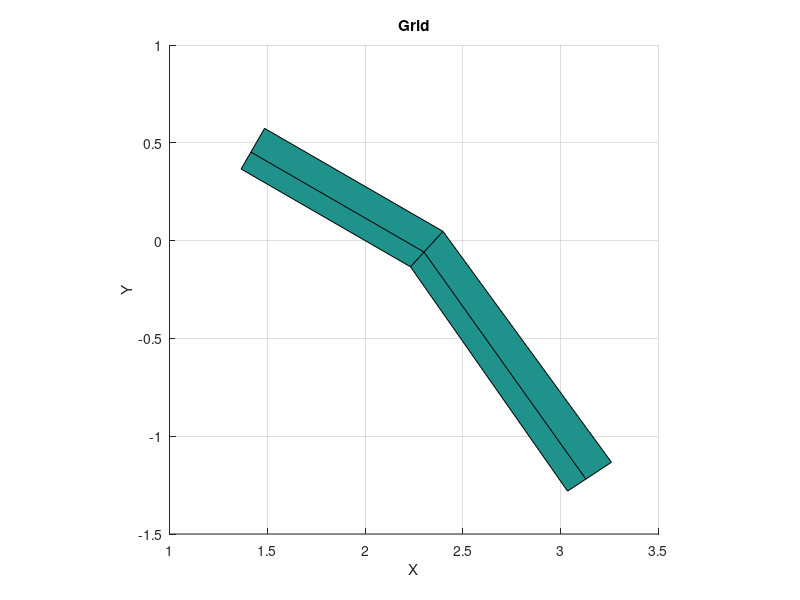

Source code (MATLAB): (Note: this script raises an error after producing the figure.)
clear all

%%%%%%%%%%%%%%%%%%%%%%%%%%%%%%%%%%%%%%%%%%%%%%%%%%%%%%%%%%
% Set up computational space and transformation matrices %
scale = 1.0; % NOTE: initial testing showed a scale near unity was best
xsi = [-1.;0.;1.;-1.;0.;1.;-1.;0.;1.];
eta = [-1.;-1.;-1.;0.;0.;0.;1.;1.;1.];
xsi = xsi*scale;  
eta = eta*scale;



%%%%%%%%%%%%%%%%%%%%%%%%%%%%%%%%%%%%%%%%%%%%%%%%%%%%%%%%%%
% % Set up grid in physical space (NOMINAL VALUES)
% ds = 1.0;        % initial streamwise spacing
% Ss = 1.0;        % streamwise stretching rate
% dn = 1.0;        % initial normal spacing
% Sn = 1.0;        % normal stretching rate
% theta = 0;       % grid angle in degrees
% xoffset = 1;     % x offset
% yoffset = 1;     % y offset
% betadeg = -30.0; % rotation angle in degrees
% beta = (betadeg./180.)*pi;

% Set up grid in physical space
ds = 1.0;        % initial streamwise spacing
Ss = 1.4;        % streamwise stretching rate
dn = 0.1;        % initial normal spacing
Sn = 1.4;        % normal stretching rate
theta = 25;      % grid angle in degrees
xoffset = 1;     % x offset
yoffset = 1;     % y offset
betadeg = -30.0; % rotation angle in degrees
beta = (betadeg./180.)*pi;


% Set up range of geometric parameters
dsvec = exp(linspace(log(0.01),log(100),9));
Ssvec = exp(linspace(log(0.01),log(100),9));
dnvec = exp(linspace(log(0.01),log(100),9));
Snvec = exp(linspace(log(0.01),log(100),9));
thetavec = linspace(0,320,9);
betadegvec = linspace(0,320,9);

% Loop over geometric parameters
for np = 1:9  % Only need to loop if sweeping in a parameter

    % NOTE: uncomment one of these below to sweep in that parameter
%     ds = dsvec(np);
%     Ss = Ssvec(np);
%     dn = dnvec(np);
%     Sn = Snvec(np);
%     theta = thetavec(np);
%     betadeg = betadegvec(np);
%     beta = (betadeg./180.)*pi;
    
    % Reset 9x9 computational transformation matrix
    for k = 1:9
        M(k,:) = [1,xsi(k),eta(k),xsi(k)*eta(k),xsi(k)^2,eta(k)^2,xsi(k)^2*eta(k)^2,xsi(k)^2*eta(k),xsi(k)*eta(k)^2];
    end
    M;
    condM = cond(M);
    Minv = inv(M);
    cond(Minv);
    
    % Set up grid in physical space
    x(1,1) = 0.;
    x(2,1) = x(1) + ds;
    x(3,1) = x(2) + Ss*ds*cosd(theta);
    x(4,1) = x(1);
    x(5,1) = x(2) + dn*tand(theta/2);
    x(6,1) = x(5) + Ss*(x(5)-x(4))*cosd(theta);
    x(7,1) = x(1);
    x(8,1) = x(2) + (dn+dn*Sn)*tand(theta/2);
    x(9,1) = x(8) + Ss*(x(8)-x(7))*cosd(theta);
    
    %x = transpose(x);
    
    y(1,1) = 0.;
    y(2,1) = y(1);
    y(3,1) = y(2) - Ss*ds*sind(theta);
    y(4,1) = y(1) + dn;
    y(5,1) = y(4);
    y(6,1) = y(5) - Ss*ds*sind(theta);
    y(7,1) = y(4) + Sn*dn;
    y(8,1) = y(7);
    y(9,1) = y(8) - Ss*ds*sind(theta);
    
    % Make y a column vector
    %y = transpose(y);
    
    % Offsets in x and y
    x = x + xoffset;
    y = y + yoffset;
    
    % Rotate by angle beta
    r = sqrt(x.^2 + y.^2);
    gamma = atan(y./x);
    delta = gamma + beta;
    y = r.*sin(delta);
    x = r.*cos(delta);
    
    % Reshape into matrices for plotting purposes
    xx = reshape(x,[3,3]);
    yy = reshape(y,[3,3]);
    zz = [1,1,1;1,1,1;1,1,1];
    
    % Plot the 2D grid
    figure(1);
    surf(xx, yy, zz);
    xlabel('X');
    ylabel('Y');
    zlabel('Z');
    title('Grid');
    daspect([1 1 1]);
    view(2)
    
    %%%%%%%%%%%%%%%%%%%%%%%%%%%%%%%%%%%%%%%%%%%%%%%%%%%%%%%%%%
    % Solve for the coefficients of a vector = [a1, a2, ..., a9]^T
    
    format long
    
    % for the x values
    axvec = Minv*x;
    
    % for the y values
    ayvec = Minv*y;
    
    % Checks (should return zero within machine precision)
    checkx = M*axvec - x;
    checky = M*ayvec - y;
    
    %%%%%%%%%%%%%%%%%%%%%%%%%%%%%%%%%%%%%%%%%%%%%%%%%%%%%%%%%%
    % Define a function to be reconstructed in computational space
    funct = functcomp(xsi,eta);
    
    % Make into a matrix for plotting
    functmat = reshape(funct,[3,3]);
    
    % plot the function
    figure(2);
    surf(xx, yy, functmat);
    xlabel('X');
    ylabel('Y');
    zlabel('funct');
    title('Function');
    daspect([1 1 1]);
    %view(2)
    
    %%%%%%%%%%%%%%%%%%%%%%%%%%%%%%%%%%%%%%%%%%%%%%%%%%%%%%%%%%
    % Reconstruct in computational space
    
    bvec = Minv*funct;
    
    % Check that function is reconstructed correctly at nodes (w/in machine
    % precision)
    
    err = funct - M*bvec;
    
    
    % Reshape xsi and eta vectors into matrices
    xsimat = reshape(xsi,[3,3]);
    etamat = reshape(eta,[3,3]);
    
    % How well is function reconstructed at cell centers in comp space?
    
    % Calculate computational and physical cell centers in matrix form
    for i = 1:2
        for j = 1:2
            % Computational space
            xsicc(i,j) = 0.25 * (xsimat(i,j) + xsimat(i+1,j) + xsimat(i,j+1) + xsimat(i+1,j+1) );
            etacc(i,j) = 0.25 * (etamat(i,j) + etamat(i+1,j) + etamat(i,j+1) + etamat(i+1,j+1) );
            % Physical space
            xxcc(i,j) = 0.25 * (xx(i,j) + xx(i+1,j) + xx(i,j+1) + xx(i+1,j+1) );
            yycc(i,j) = 0.25 * (yy(i,j) + yy(i+1,j) + yy(i,j+1) + yy(i+1,j+1) );
        end
    end
    
    xsicc;
    etacc;
    xxcc;
    yycc;
    
    % Convert cell centers to vector form
    xsiccvec = xsicc(:);
    etaccvec = etacc(:);
    xcc = xxcc(:);
    ycc = yycc(:);
    
    % Reconstruct at computational cell centers
    for k = 1:4
        xsi2 = xsiccvec(k);
        eta2 = etaccvec(k);
        Mrecon(k,:) = [1,xsi2,eta2,xsi2*eta2,xsi2^2,eta2^2,xsi2^2*eta2^2,xsi2^2*eta2,xsi2*eta2^2];
    end
    
    % Do cell centers in computational space equal cell centers in physical
    % space? ==> should only be so for uniform meshes (maybe)
    
    xtran = Mrecon*axvec;
    ytran = Mrecon*ayvec;
    
    errtranx = xtran - xcc;
    errtrany = ytran - ycc;
    
    errtranxnorm = norm(errtranx);
    errtranynorm = norm(errtrany);
    
    Mrecon;
    
    % Error in reconstruction at computational grid cell centers
    frecon = Mrecon*bvec;
    functcc = functcomp(xsiccvec,etaccvec);
    
    err = frecon - functcc;
    errcompccrecon = norm(err);
    
    
    %%%%%%%%%%%%%%%%%%%%%%%%%%%%%%%%%%%%%%%%%%%%%%%%%%%%%%%%%%
    % Find physical cell center locations in computational space (iteratively)
    
    nmax = 1000; % max number of iterations
    for k = 1:4
        % Target x and y are physical cell centers
        xtarg = xcc(k);
        ytarg = ycc(k);
        % Start guess at computational cell center
        xsin = xsiccvec(k);
        etan = etaccvec(k);
        for n = 1:nmax
            Mreconn = [1,xsin,etan,xsin*etan,xsin^2,etan^2,xsin^2*etan^2,xsin^2*etan,xsin*etan^2];
            Rx = Mreconn*axvec - xtarg;
            Ry = Mreconn*ayvec - ytarg;
            %disp([num2str(n),',  ',num2str(Rx),',  ',num2str(Ry)]);
            dRxdxsi = axvec(2) + axvec(4)*etan + 2.*axvec(5)*xsin + 2.*axvec(7)*xsin*etan^2 + 2.*axvec(8)*xsin*etan + axvec(9)*etan^2;
            dRxdeta = axvec(3) + axvec(4)*xsin + 2.*axvec(6)*etan + 2.*axvec(7)*xsin^2*etan + axvec(8)*xsin^2 + 2.*axvec(9)*xsin*etan;
            dRydxsi = ayvec(2) + ayvec(4)*etan + 2.*ayvec(5)*xsin + 2.*ayvec(7)*xsin*etan^2 + 2.*ayvec(8)*xsin*etan + ayvec(9)*etan^2;
            dRydeta = ayvec(3) + ayvec(4)*xsin + 2.*ayvec(6)*etan + 2.*ayvec(7)*xsin^2*etan + ayvec(8)*xsin^2 + 2.*ayvec(9)*xsin*etan;
            detJ = dRxdxsi*dRydeta - dRxdeta*dRydxsi;
            xsin = xsin - (Rx*dRydeta - Ry*dRxdeta)/detJ;
            etan = etan - (Ry*dRxdxsi - Rx*dRydxsi)/detJ;
        end
        if (Rx > 1E-10) || (Ry > 1E-10)
            disp([num2str(k),',  ',num2str(Rx),',  ',num2str(Ry)]);
            error('Error, iterations did not converge. Try increasing nmax.')
        end
        xsitarg(k,1) = xsin;
        etatarg(k,1) = etan;
    end
    
    % Make target xsi and eta vectors column vectors
    %xsitarg = transpose(xsitarg);
    %etatarg = transpose(etatarg);
    
    
    % Calculate error in computational space reconstruction at physical cell
    % centers (found via iterative scheme)
    
    % Reconstruct at cell physical grid centers
    for k = 1:4
        xsi2 = xsitarg(k);
        eta2 = etatarg(k);
        Mrecon(k,:) = [1,xsi2,eta2,xsi2*eta2,xsi2^2,eta2^2,xsi2^2*eta2^2,xsi2^2*eta2,xsi2*eta2^2];
    end
    
    % Error in reconstruction using physical grid cell centers
    frecon = Mrecon*bvec;
    functcc = functcomp(xsitarg,etatarg);
    err = frecon - functcc;
    errphysccrecon = norm(err);
    
    %%%%%%%%%%%%%%%%%%%%%%%%%%%%%%%%%%%%%%%%%%%%%%%%%%%%%%%%%%
    % NOW, need to try reconstructing in physical space only
    
    for k = 1:9
        G(k,:) = [1,x(k),y(k),x(k)*y(k),x(k)^2,y(k)^2,x(k)^2*y(k)^2,x(k)^2*y(k),x(k)*y(k)^2];
    end
    
    G;
    condG = cond(G);
    Ginv = inv(G);
    cond(Ginv);
    
    cvec = Ginv*funct;
    
    funct - G*cvec;  % check to make sure nodal functions is reconstructed correctly w/in machine precision
    
    
    % Calculate error in physical space reconstruction at physical cell centers
    % Reconstruct at cell centers
    for k = 1:4
        Grecon(k,:) = [1,xcc(k),ycc(k),xcc(k)*ycc(k),xcc(k)^2,ycc(k)^2,xcc(k)^2*ycc(k)^2,xcc(k)^2*ycc(k),xcc(k)*ycc(k)^2];
    end
    
    % Error in reconstruction using physical grid cell centers
    freconphys = Grecon*cvec;
    err = freconphys - functcc;
    errphysccreconphys = norm(err);
    
    format long
disp([num2str(ds),'  ',num2str(Ss),'  ',num2str(dn),'  ',num2str(Sn) ...
        ,'  ',num2str(theta),'  ',num2str(betadeg),'  ' ...
        ,num2str(errcompccrecon),'  ',num2str(errphysccrecon) ...
        ,'  ',num2str(errphysccreconphys)...
        ,'  ',num2str(condM),'  ',num2str(condG)])

end


%************************************************************************
function f = functcomp(xsi,eta)  
f = 0.5 + 2*sin( (pi *(1.*xsi.*eta + 0.7.*xsi + 0.3.*eta + 0.25) ) / 20); 

end
